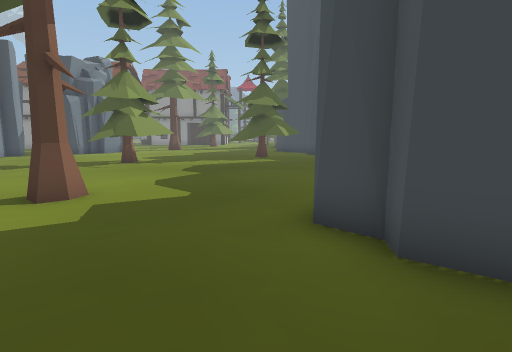
view 1 (above)

24 first-person views from a walk through a scene from a Unity 3-D project. The camera is 1.3 m above the floor, tilts 8° down and sees 80° across. The floor is counted in squares, 1 m on a side. Each view is taken from the middle of a square. On the plan, view 1 faces up. The plan holds only what a view shows up to about 14 squares ahead; the rest is blank. The place goes on beyond the plan. The player character is not drawn.

view 2
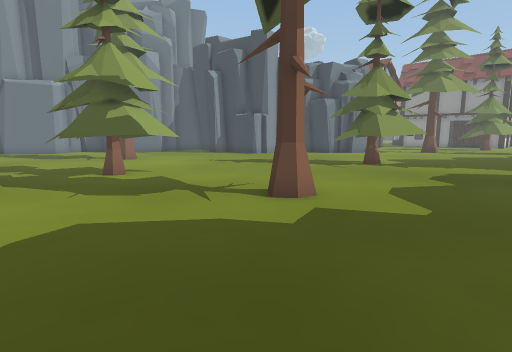

view 3
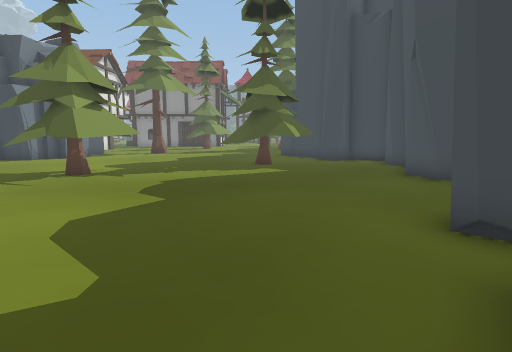

view 4
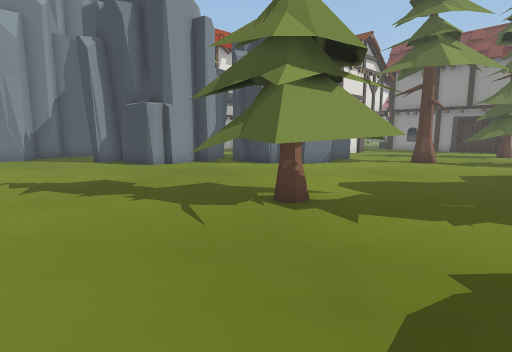

view 5
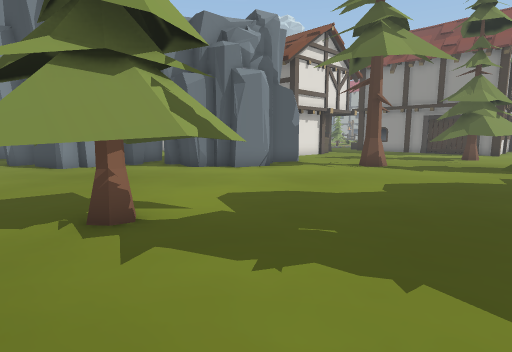

view 6
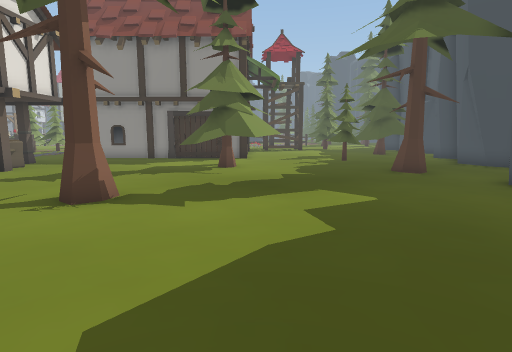

view 7
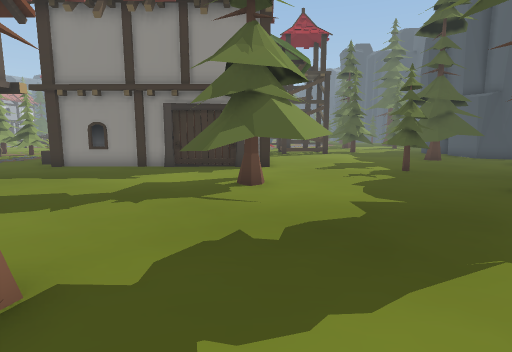

view 8
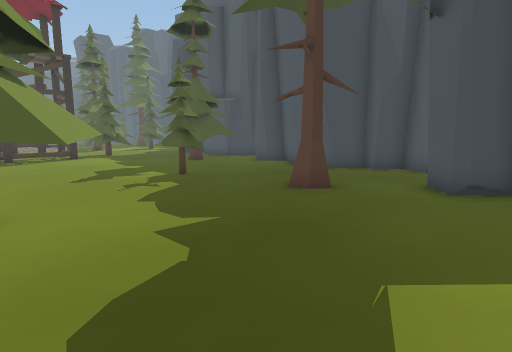

view 9
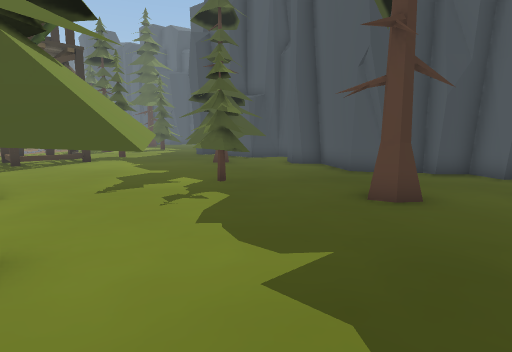

view 10
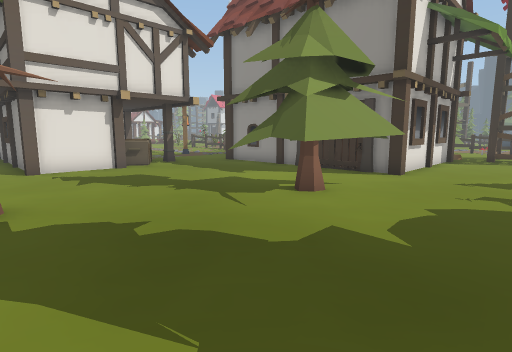

view 11
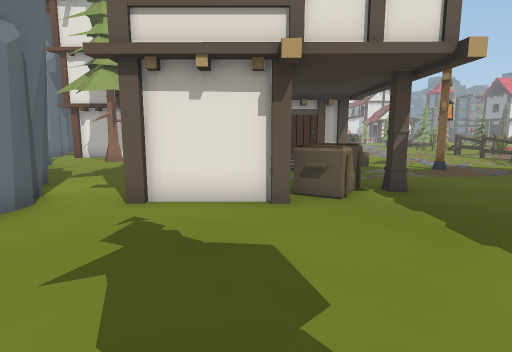

view 12
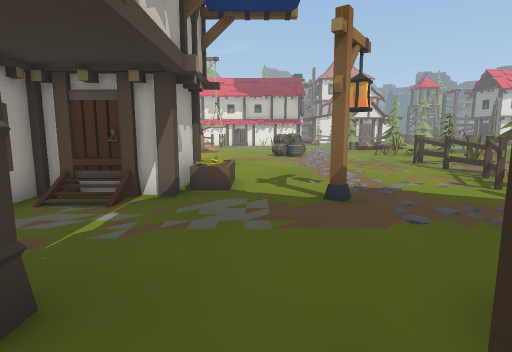

view 13
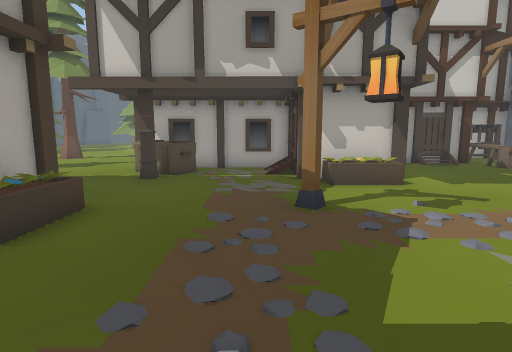

view 14
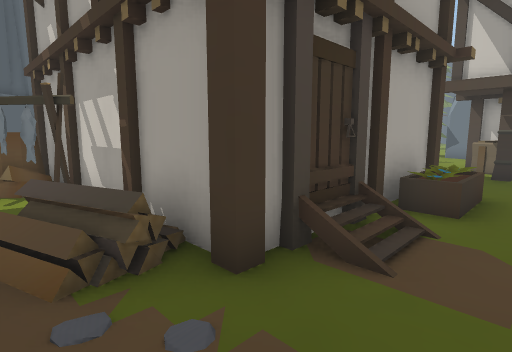

view 15
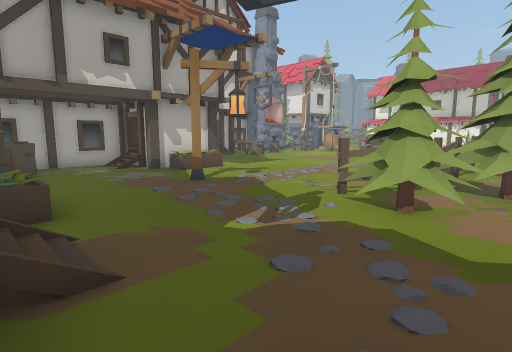

view 16
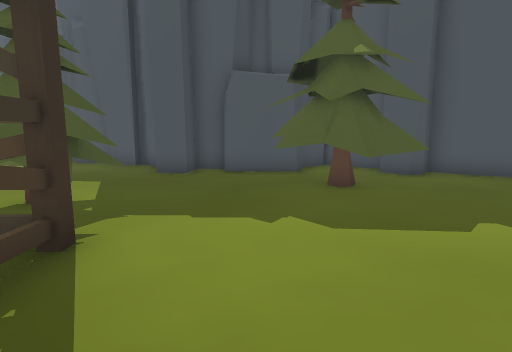

view 17
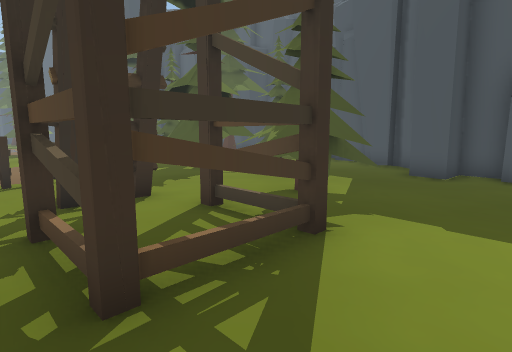

view 18
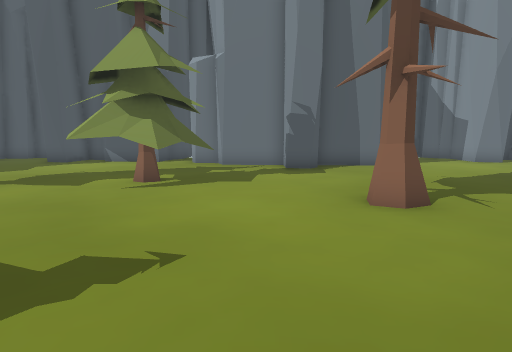

view 19
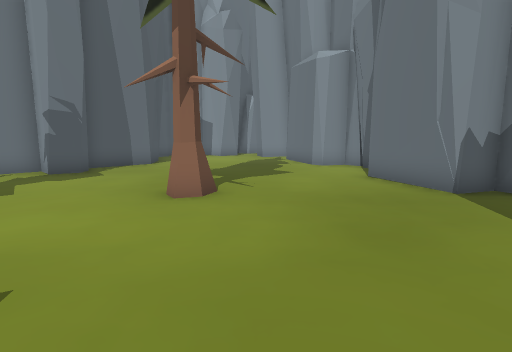

view 20
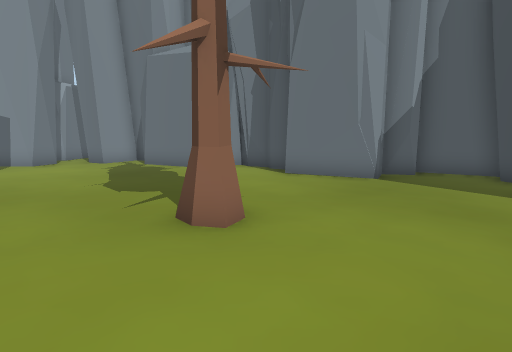

view 21
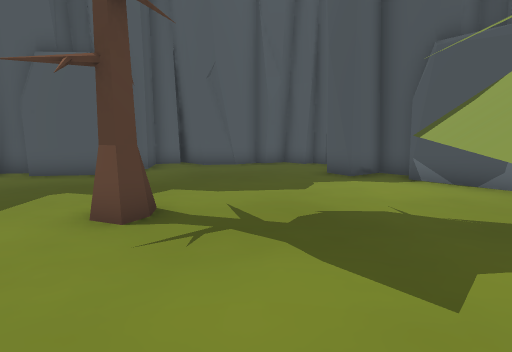

view 22
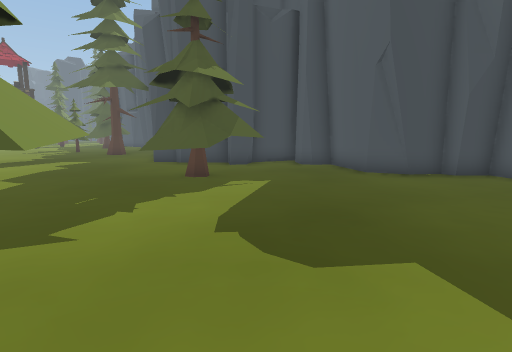

view 23
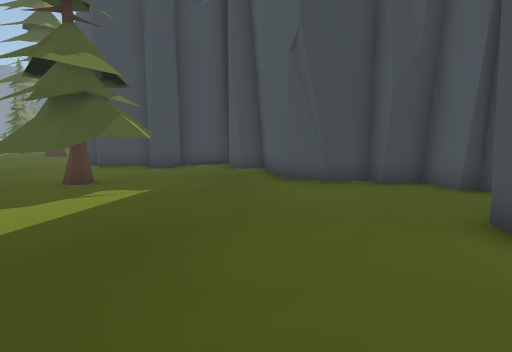

view 24
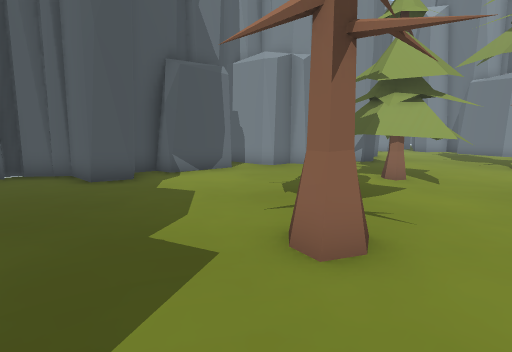

### Floor plan
Key: @ floor where view 1 was taken; # wall or solid block; . floor; T tree; R rock; H house; C crate; F flowerpot; W tower; L lamp; E fence; P plant; B bucket; S stump; O other object.
Columns run from 25 left of view 1 to 8 right of it. Each row starts with its distance up from view 1.
 44 E                     .....T  ....
 43 E                     .W.WTTT ....
 42 E.P    ..... ...      .W.W.TT...#
 41 EP..TTTTO.....O### SS .WWW......##
 40 EEEEEETTT....HHHHHHHSH..........#
 39 ......EE.....H       H..........#
 38 .............H       H.......TTT##
 37  ............F       H......TTT  #
 36  ............F       H.......TTT.
 35  .......L....F       H.......TT.##
 34 .............HHHHHHHHH..........##
 33 ..........................TT....#
 32  .........................T....##
 31  ....HFFH...H.......  T........##
 30  ....H  H..CCC.....TTTTT.......##
 29 B... H  H...CC......TTT....T....##
 28 O...    HHHHHH......T.T....T.....#
 27 HHH          H..................##
 26         HHHHHH...............#.
 25           ...................#
 24          ....R#...TT........
 23        ...... ##...........
 22     T......    #...........#
 21      T....     #...........##
 20      ..#   R  ##............##
 19            ####.............###
 18            #.............  ..###
 17            #............TTTT...#
 16            #............TTTT...#
 15     ########.......TT....TT....#
 14     #...#.........TTTT........##
 13     #.............TTTT........##
 12     #..............TT..........#
 11     ##.........................##
 10     ##..........................#
  9   ###..........................##
  8  ##.........................##
  7  #.......TT..................#
  6  ##...........TTT....T.....###
  5  ##..........TTTTT........##
  4  #............TTT.........##
  3 ##............TTT..........##
  2 #...........................#
  1 ##.....#####...............##
  0 ......##   ###...........@##
 -1  ##..        ###.#####....#
 -2   #            #    ##...##
 -3                      #####

Where each view was taken, in squares from view 1:
view 1: 0 up, 0 right, facing up
view 2: 1 up, 0 right, facing up-left
view 3: 4 up, 0 right, facing up
view 4: 9 up, 2 left, facing up-left
view 5: 12 up, 1 left, facing up-left
view 6: 18 up, 3 left, facing up
view 7: 22 up, 4 left, facing up
view 8: 24 up, 4 left, facing up-right
view 9: 26 up, 4 left, facing up-right
view 10: 24 up, 0 right, facing up-left
view 11: 28 up, 6 left, facing left
view 12: 33 up, 11 left, facing left
view 13: 40 up, 16 left, facing down
view 14: 42 up, 14 left, facing down-right
view 15: 42 up, 12 left, facing down-left
view 16: 39 up, 3 left, facing right
view 17: 39 up, 3 left, facing up-right
view 18: 13 up, 13 left, facing down
view 19: 13 up, 12 left, facing down-left
view 20: 8 up, 11 left, facing left
view 21: 8 up, 9 left, facing down-right
view 22: 9 up, 5 left, facing up-right
view 23: 8 up, 2 left, facing up-right
view 24: 8 up, 1 left, facing down-left
